Frame 1 (no input): blank canvas, image omitted
Frame 60 (no input): blank canvas, image omitted
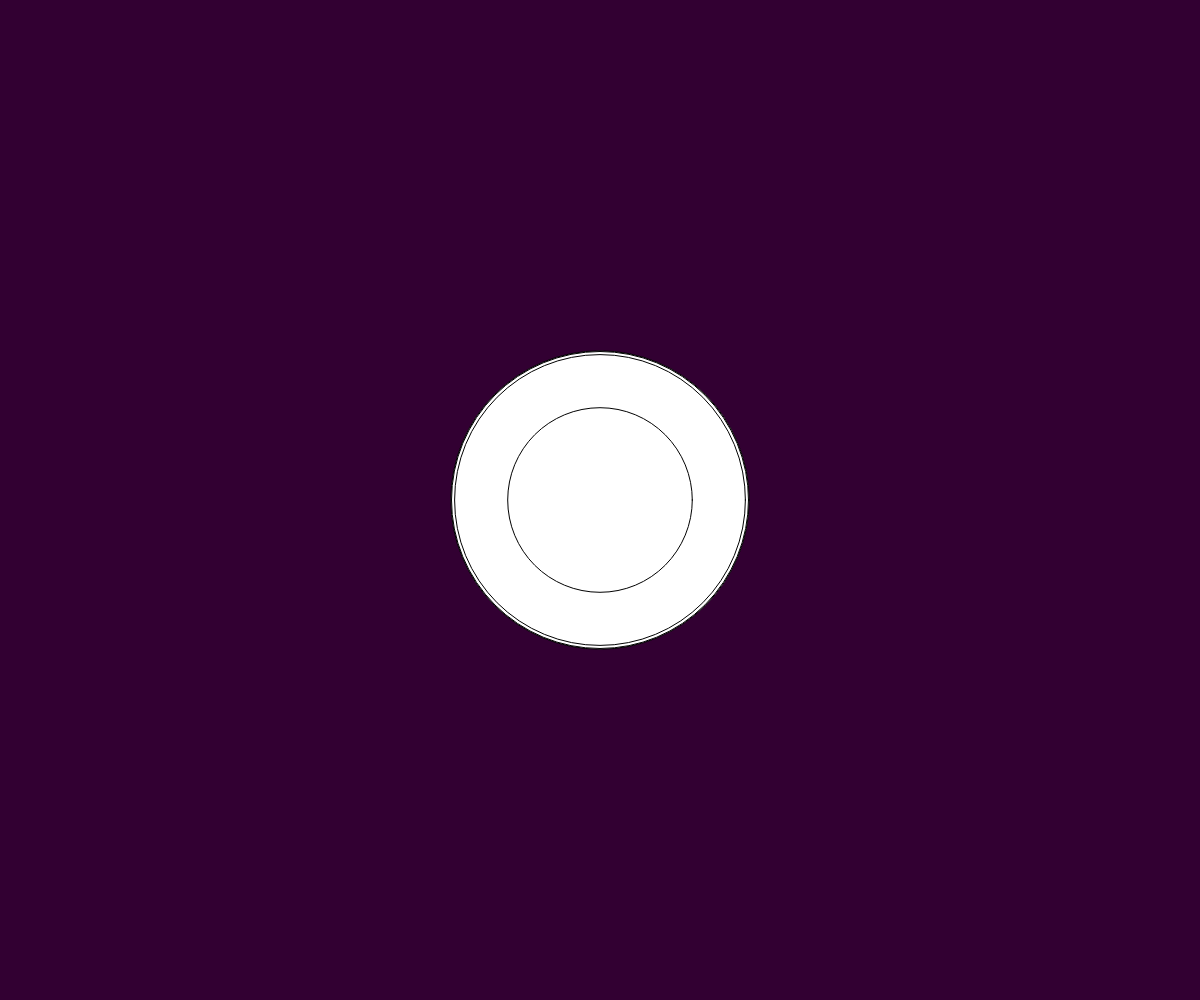
Frame 120 (the mouse pressed at the canvas centre since frame 60)

The p5.js sketch whose frames 1 and 60 were blank and that drew this single picture after the mouse press (run headless with seeded random() and noise() and a simulated clock; from frame 60 on, the mouse is pressed at the canvas centre):

// p5.js sketch
// ── sketch.js
 function setup() { 
 	createCanvas(windowWidth, windowHeight); 
 	background(50,0,50);

}

function draw() {
	if (mouseIsPressed) {
		var size = random(10, 300);
		ellipse(mouseX, mouseY, size, size); }
}
